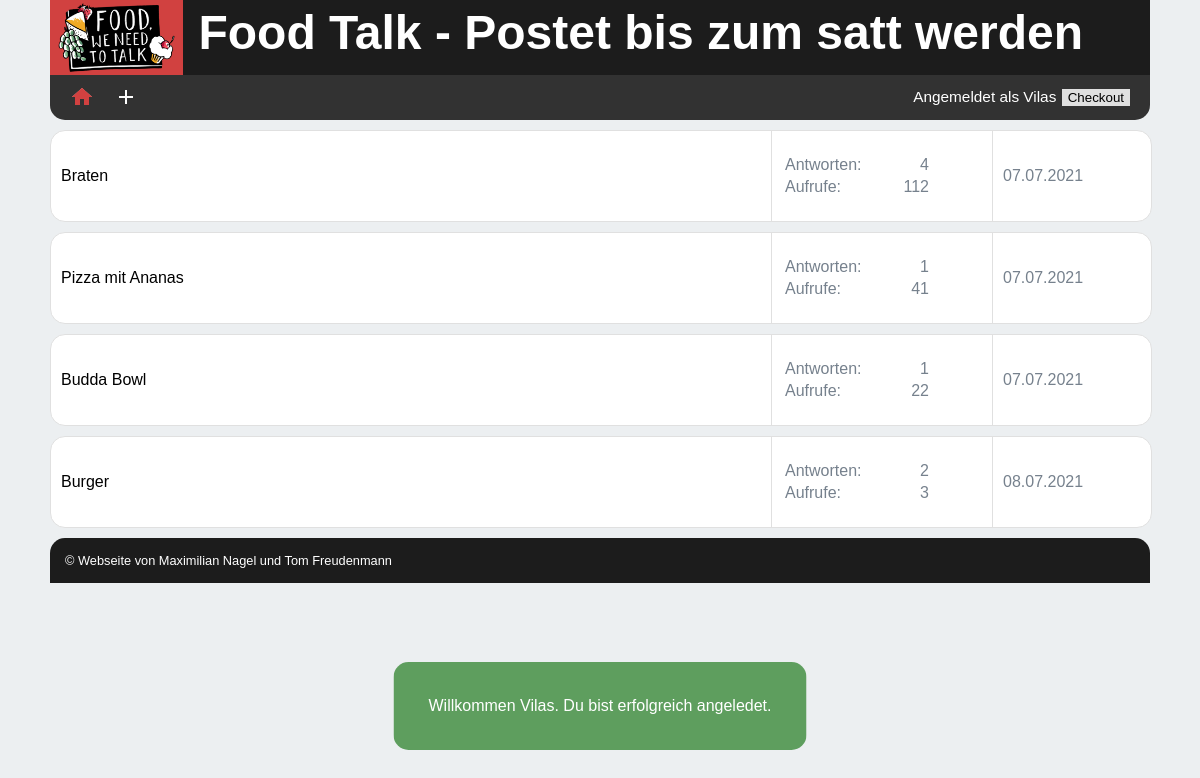
The page /index.php (signed in) on the database its author committed.
### tables this page shows
CREATE TABLE `themes` (
  `ID` int(11) NOT NULL,
  `headline` varchar(255) NOT NULL,
  `description` varchar(4096) NOT NULL,
  `userID` int(11) NOT NULL,
  `views` int(11) DEFAULT 0,
  `answers` int(11) DEFAULT 0,
  `lastChange` varchar(255) DEFAULT NULL,
  `pictureID` int(11) DEFAULT NULL
);

### www/src/db/db.php (called while the page is built, shortened)
<?php
class DB_Connection
{
    private $servername;
    private $username;
    private $password;
    private $db;
    private $conn;
    public function __construct()
    {
        $this->servername = "db";
        $this->username = "root";
        $this->password = "test";
        $this->db = "mainBase";
    }
    public function connect()
    {
        $this->conn = new mysqli($this->servername, $this->username, $this->password, $this->db);
        return $this->conn;
    }
    public function doQuery($query)
    {
        $this->result = $this->conn->query($query);
        return $this->result;
    }
}
?>

### www/src/ThemeWithPicture.php (called while the page is built, shortened)
<?php
require_once "Theme.php";
class ThemeWithPicture extends Theme
{
    public function __construct(string $headline, string $description, int $pictureID, int $userID = 2, int $id = -1,
                                int $views = 0, int $answers = 0, string $date = "")
    {
        parent::__construct($headline, $description, $userID, $id, $views, $answers, $date);
    }
}

### www/src/Theme.php (the view, shortened to what this page needs)
<?php
require_once "db/db.php";
class Theme implements DbElement {
    protected string $headline;
    protected string $date;
    protected int $id;
    protected int $views;
    protected int $answers;
    protected array $listOFAnswers;
    public function __construct(string $headline, string $description, int $userID = 2, int $id = -1, int $views = 0,
                                int $answers = 0, string $date = "")
    {
        $this->headline = $headline;
        if ($date == "") $this->date = date("d.m.Y", time());
        else $this->date = $date;
        $this->answers = $answers;
        $this->views = $views;
        $this->listOFAnswers = array();
        $this->id = $id;
        $this->loadAllAnswers();
        $this->answers = count($this->listOFAnswers);
    }
    public static function loadAllThemes(): array
    {
        $listOfAllThemes = array();
        $connection = new DB_Connection();
        $connection->connect();
        $res = $connection->doQuery("SELECT * FROM themes");
        while ($row = $res->fetch_assoc()){
            if (isset($row['pictureID']))
                $theme =  new ThemeWithPicture($row['headline'], $row['description'],
                    $row['pictureID'], intval($row['userID']), intval($row['ID']), intval($row['views']),
                    intval($row['answers']), $row['lastChange']);
            else $theme = new Theme($row['headline'], $row['description'], intval($row['userID']),
                intval($row['ID']), intval($row['views']), intval($row['answers']), $row['lastChange']);
            array_push($listOfAllThemes, $theme);
        }
        return $listOfAllThemes;
    }
    protected function loadAllAnswers()
    {
        if($this->id > -1)
        {
            $connection = new DB_Connection();
            $connection->connect();
            try {
                $res = $connection->doQuery("SELECT * FROM articles WHERE themeID = ". $this->id);
                while ($row = $res->fetch_assoc())
                {
                    if (isset($row['pictureID']))
                        $answer = new AnswerWithPicture(intval($row['themeID']),intval($row['userID']), $row['text'],
                            $row['pictureID'],intval($row['ID']), $row['date']);
                    else
                        $answer = new Answer(intval($row['themeID']), intval($row['userID']), $row['text'],
                        intval($row['ID']), $row['date']);
                    array_push($this->listOFAnswers, $answer);
                }
            } catch (Exception $e) {
                $connection->closeConnection();
                throw new Exception("The Query gets the error: " . $e->getMessage());
            } finally {
                $connection->closeConnection();
            }
        }
    }
    public function toStringForTable(): string
    {
        return '<div class="entry-theme" onclick="linkToArticle('.$this->id.')">
                        <div class="cell1"><div class="middle">'.$this->headline.'</div></div>
                        <div class="cell2"><div class="middle">
                            <table class="stats">
                                <tr>
                                    <td>Antworten:</td>
                                    <td>'.$this->answers.'</td>
                                </tr>
                                <tr>
                                    <td>Aufrufe:</td>
                                    <td>'.$this->views.'</td>
                                </tr>
                            </table>
                            </div>
                        </div>
                        <div class="cell3"><div class="middle">'.$this->date.'</div></div>
                    </div>';
    }
}
require_once "ThemeWithPicture.php";

### www/include/overview-content.php
<?php
require_once "src/Theme.php";
try {
    $themes = Theme::loadAllThemes();
    foreach ($themes as $theme) {
        echo $theme->toStringForTable();
    }
} catch (Exception $e) {
    $_SESSION['err'] = "Daten konnten nicht geladen werden oder es sind keine Einträge vorhanden!";
    echo  '<div class="entry-theme">
                <div class="cell1">Daten konnten nicht geladen werden oder es sind keine Einträge vorhanden!</div>
                <div class="cell2">
                    <table class="stats">
                        <tr>
                            <td></td>
                            <td></td>
                        </tr>
                        <tr>
                            <td></td>
                            <td></td>
                        </tr>
                    </table>
                </div>
                <div class="cell3"></div>
            </div>';
}

### www/include/style/mainStyle.css (style rules this page uses)
html,body { margin: 0; padding: 0; color: var(--fontColor); font-family: Arial, sans-serif; background-color: var(--htmlBackground); }

### www/include/style/ini.css (style rules this page uses)
:root { --fontColor: white; --seconFontColor: black; --htmlwidth: 1100px; --mainColor: #1c1c1c; --secondColor: #323232; --aczentColor: #d14140; --warning: #d14140; --succesColor: #5e9e5e; --htmlBackground: #ECEFF1; --elementBackgorund: white; --navheight: 45px; --spaceing: 10px; --cellheight: 70px; --borderRadius: 15px; --borderColor: #e0e0e0; --fontColorTable: #76818d; --firstCellWidth: 700px; --secondCellWidth: 300px; --borderWidth: 1px; --inputColor: #e0e0e0; --marginBottom: 50px; }

### www/include/style/overviewTable.css (style rules this page uses)
.entry-theme { border-radius: 15px; width: 100%; height: calc(var(--cellheight) + var(--spaceing) * 2); background-color: white; margin: var(--spaceing) 0; border: var(--borderWidth) solid var(--borderColor); }
.middle { position: relative; top: 50%; -ms-transform: translateY(-50%); transform: translateY(-50%);; }
.entry-theme > div.cell1, div.cell2, div.cell3 { position: relative; float: left; padding: var(--spaceing); }
.entry-theme > .cell1 { height: var(--cellheight); width: 700px; color: black; border-right: var(--borderWidth) solid var(--borderColor); }
.entry-theme > .cell2 { height: var(--cellheight); color: var(--fontColorTable); width: 200px; border-right: var(--borderWidth) solid var(--borderColor); }
.entry-theme > .cell3 { height: var(--cellheight); color: var(--fontColorTable); width: calc(100% - 4 * var(--borderWidth) - var(--firstCellWidth) - var(--secondCellWidth)); }
.stats { width: 75%; color: var(--fontColorTable); }
.stats td:last-child { text-align: right; }

### rows shown on the page
themes: headline "Braten", answers "4", views "112", lastChange "07.07.2021"
themes: headline "Pizza mit Ananas", userID "1", views "41", lastChange "07.07.2021"
themes: headline "Budda Bowl", userID "1", views "22", lastChange "07.07.2021"
themes: headline "Burger", answers "2", views "3", lastChange "08.07.2021"

### other values the page prints
$_SESSION['username'] "Vilas"
